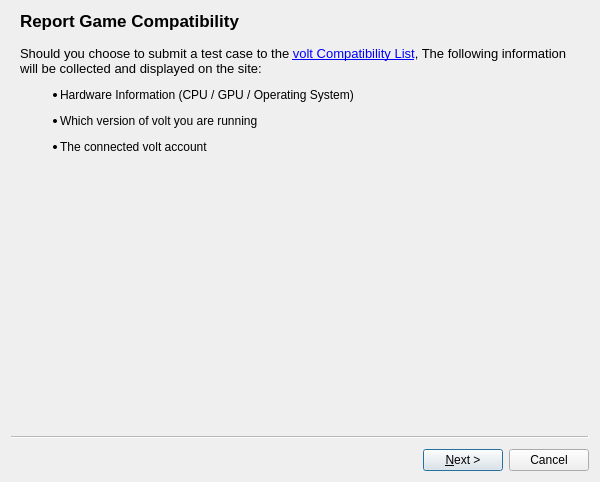
<?xml version="1.0" encoding="UTF-8"?>
<ui version="4.0">
 <class>CompatDB</class>
 <widget class="QWizard" name="CompatDB">
  <property name="geometry">
   <rect>
    <x>0</x>
    <y>0</y>
    <width>600</width>
    <height>482</height>
   </rect>
  </property>
  <property name="minimumSize">
   <size>
    <width>500</width>
    <height>410</height>
   </size>
  </property>
  <property name="windowTitle">
   <string>Report Compatibility</string>
  </property>
  <property name="options">
   <set>QWizard::WizardOption::DisabledBackButtonOnLastPage|QWizard::WizardOption::HelpButtonOnRight|QWizard::WizardOption::NoBackButtonOnStartPage</set>
  </property>
  <widget class="QWizardPage" name="wizard_Info">
   <property name="title">
    <string>Report Game Compatibility</string>
   </property>
   <attribute name="pageId">
    <string notr="true">0</string>
   </attribute>
   <layout class="QVBoxLayout" name="verticalLayout">
    <item>
     <widget class="QLabel" name="lbl_Spiel">
      <property name="text">
       <string>&lt;html&gt;&lt;head/&gt;&lt;body&gt;&lt;p&gt;&lt;span style=&quot; font-size:10pt;&quot;&gt;Should you choose to submit a test case to the &lt;/span&gt;&lt;a href=&quot;https://volt-emulator.github.io/game/&quot;&gt;&lt;span style=&quot; font-size:10pt; text-decoration: underline; color:#0000ff;&quot;&gt;volt Compatibility List&lt;/span&gt;&lt;/a&gt;&lt;span style=&quot; font-size:10pt;&quot;&gt;, The following information will be collected and displayed on the site:&lt;/span&gt;&lt;/p&gt;&lt;ul style=&quot;margin-top: 0px; margin-bottom: 0px; margin-left: 0px; margin-right: 0px; -qt-list-indent: 1;&quot;&gt;&lt;li style=&quot; margin-top:12px; margin-bottom:12px; margin-left:0px; margin-right:0px; -qt-block-indent:0; text-indent:0px;&quot;&gt;Hardware Information (CPU / GPU / Operating System)&lt;/li&gt;&lt;li style=&quot; margin-top:12px; margin-bottom:12px; margin-left:0px; margin-right:0px; -qt-block-indent:0; text-indent:0px;&quot;&gt;Which version of volt you are running&lt;/li&gt;&lt;li style=&quot; margin-top:12px; margin-bottom:12px; margin-left:0px; margin-right:0px; -qt-block-indent:0; text-indent:0px;&quot;&gt;The connected volt account&lt;/li&gt;&lt;/ul&gt;&lt;/body&gt;&lt;/html&gt;</string>
      </property>
      <property name="wordWrap">
       <bool>true</bool>
      </property>
      <property name="openExternalLinks">
       <bool>true</bool>
      </property>
     </widget>
    </item>
    <item>
     <spacer name="verticalSpacer_2">
      <property name="orientation">
       <enum>Qt::Orientation::Vertical</enum>
      </property>
      <property name="sizeHint" stdset="0">
       <size>
        <width>20</width>
        <height>0</height>
       </size>
      </property>
     </spacer>
    </item>
   </layout>
  </widget>
  <widget class="QWizardPage" name="wizard_GameBoot">
   <property name="title">
    <string>Report Game Compatibility</string>
   </property>
   <attribute name="pageId">
    <string notr="true">1</string>
   </attribute>
   <layout class="QFormLayout" name="formLayout1">
    <item row="0" column="0" colspan="2">
     <widget class="QLabel" name="lbl_Independent1">
      <property name="font">
       <font>
        <pointsize>10</pointsize>
       </font>
      </property>
      <property name="text">
       <string>&lt;html&gt;&lt;head/&gt;&lt;body&gt;&lt;p&gt;Does the game boot?&lt;/p&gt;&lt;/body&gt;&lt;/html&gt;</string>
      </property>
      <property name="wordWrap">
       <bool>true</bool>
      </property>
     </widget>
    </item>
    <item row="1" column="0" colspan="2">
     <spacer name="verticalSpacer1">
      <property name="orientation">
       <enum>Qt::Orientation::Vertical</enum>
      </property>
      <property name="sizeHint" stdset="0">
       <size>
        <width>20</width>
        <height>0</height>
       </size>
      </property>
     </spacer>
    </item>
    <item row="2" column="0">
     <widget class="QRadioButton" name="radioButton_GameBoot_Yes">
      <property name="text">
       <string>Yes   The game starts to output video or audio</string>
      </property>
     </widget>
    </item>
    <item row="4" column="0">
     <widget class="QRadioButton" name="radioButton_GameBoot_No">
      <property name="text">
       <string>No    The game doesn't get past the &quot;Launching...&quot; screen</string>
      </property>
     </widget>
    </item>
   </layout>
  </widget>
  <widget class="QWizardPage" name="wizard_GamePlay">
   <property name="title">
    <string>Report Game Compatibility</string>
   </property>
   <attribute name="pageId">
    <string notr="true">2</string>
   </attribute>
   <layout class="QFormLayout" name="formLayout2">
    <item row="2" column="0">
     <widget class="QRadioButton" name="radioButton_Gameplay_Yes">
      <property name="text">
       <string>Yes   The game gets past the intro/menu and into gameplay</string>
      </property>
     </widget>
    </item>
    <item row="4" column="0">
     <widget class="QRadioButton" name="radioButton_Gameplay_No">
      <property name="text">
       <string>No    The game crashes or freezes while loading or using the menu</string>
      </property>
     </widget>
    </item>
    <item row="0" column="0" colspan="2">
     <widget class="QLabel" name="lbl_Independent2">
      <property name="font">
       <font>
        <pointsize>10</pointsize>
       </font>
      </property>
      <property name="text">
       <string>&lt;html&gt;&lt;head/&gt;&lt;body&gt;&lt;p&gt;Does the game reach gameplay?&lt;/p&gt;&lt;/body&gt;&lt;/html&gt;</string>
      </property>
      <property name="wordWrap">
       <bool>true</bool>
      </property>
     </widget>
    </item>
    <item row="1" column="0" colspan="2">
     <spacer name="verticalSpacer2">
      <property name="orientation">
       <enum>Qt::Orientation::Vertical</enum>
      </property>
      <property name="sizeHint" stdset="0">
       <size>
        <width>20</width>
        <height>0</height>
       </size>
      </property>
     </spacer>
    </item>
   </layout>
  </widget>
  <widget class="QWizardPage" name="wizard_NoFreeze">
   <property name="title">
    <string>Report Game Compatibility</string>
   </property>
   <attribute name="pageId">
    <string notr="true">3</string>
   </attribute>
   <layout class="QFormLayout" name="formLayout3">
    <item row="2" column="0">
     <widget class="QRadioButton" name="radioButton_NoFreeze_Yes">
      <property name="text">
       <string>Yes   The game works without crashes</string>
      </property>
     </widget>
    </item>
    <item row="4" column="0">
     <widget class="QRadioButton" name="radioButton_NoFreeze_No">
      <property name="text">
       <string>No    The game crashes or freezes during gameplay</string>
      </property>
     </widget>
    </item>
    <item row="0" column="0" colspan="2">
     <widget class="QLabel" name="lbl_Independent3">
      <property name="font">
       <font>
        <pointsize>10</pointsize>
       </font>
      </property>
      <property name="text">
       <string>&lt;html&gt;&lt;head/&gt;&lt;body&gt;&lt;p&gt;Does the game work without crashing, freezing or locking up during gameplay?&lt;/p&gt;&lt;/body&gt;&lt;/html&gt;</string>
      </property>
      <property name="wordWrap">
       <bool>true</bool>
      </property>
     </widget>
    </item>
    <item row="1" column="0" colspan="2">
     <spacer name="verticalSpacer3">
      <property name="orientation">
       <enum>Qt::Orientation::Vertical</enum>
      </property>
      <property name="sizeHint" stdset="0">
       <size>
        <width>20</width>
        <height>0</height>
       </size>
      </property>
     </spacer>
    </item>
   </layout>
  </widget>
  <widget class="QWizardPage" name="wizard_Complete">
   <property name="title">
    <string>Report Game Compatibility</string>
   </property>
   <attribute name="pageId">
    <string notr="true">4</string>
   </attribute>
   <layout class="QFormLayout" name="formLayout4">
    <item row="2" column="0">
     <widget class="QRadioButton" name="radioButton_Complete_Yes">
      <property name="text">
       <string>Yes   The game can be finished without any workarounds</string>
      </property>
     </widget>
    </item>
    <item row="4" column="0">
     <widget class="QRadioButton" name="radioButton_Complete_No">
      <property name="text">
       <string>No    The game can't progress past a certain area</string>
      </property>
     </widget>
    </item>
    <item row="0" column="0" colspan="2">
     <widget class="QLabel" name="lbl_Independent4">
      <property name="font">
       <font>
        <pointsize>10</pointsize>
       </font>
      </property>
      <property name="text">
       <string>&lt;html&gt;&lt;head/&gt;&lt;body&gt;&lt;p&gt;Is the game completely playable from start to finish?&lt;/p&gt;&lt;/body&gt;&lt;/html&gt;</string>
      </property>
      <property name="wordWrap">
       <bool>true</bool>
      </property>
     </widget>
    </item>
    <item row="1" column="0" colspan="2">
     <spacer name="verticalSpacer4">
      <property name="orientation">
       <enum>Qt::Orientation::Vertical</enum>
      </property>
      <property name="sizeHint" stdset="0">
       <size>
        <width>20</width>
        <height>0</height>
       </size>
      </property>
     </spacer>
    </item>
   </layout>
  </widget>
  <widget class="QWizardPage" name="wizard_Graphical">
   <property name="title">
    <string>Report Game Compatibility</string>
   </property>
   <attribute name="pageId">
    <string notr="true">5</string>
   </attribute>
   <layout class="QFormLayout" name="formLayout5">
    <item row="2" column="0">
     <widget class="QRadioButton" name="radioButton_Graphical_Major">
      <property name="text">
       <string>Major   The game has major graphical errors</string>
      </property>
     </widget>
    </item>
    <item row="4" column="0">
     <widget class="QRadioButton" name="radioButton_Graphical_Minor">
      <property name="text">
       <string>Minor   The game has minor graphical errors</string>
      </property>
     </widget>
    </item>
    <item row="6" column="0">
     <widget class="QRadioButton" name="radioButton_Graphical_No">
      <property name="text">
       <string>None     Everything is rendered as it looks on the Nintendo Switch</string>
      </property>
     </widget>
    </item>
    <item row="0" column="0" colspan="2">
     <widget class="QLabel" name="lbl_Independent5">
      <property name="font">
       <font>
        <pointsize>10</pointsize>
       </font>
      </property>
      <property name="text">
       <string>&lt;html&gt;&lt;head/&gt;&lt;body&gt;&lt;p&gt;Does the game have any graphical glitches?&lt;/p&gt;&lt;/body&gt;&lt;/html&gt;</string>
      </property>
      <property name="wordWrap">
       <bool>true</bool>
      </property>
     </widget>
    </item>
    <item row="1" column="0" colspan="2">
     <spacer name="verticalSpacer5">
      <property name="orientation">
       <enum>Qt::Orientation::Vertical</enum>
      </property>
      <property name="sizeHint" stdset="0">
       <size>
        <width>20</width>
        <height>0</height>
       </size>
      </property>
     </spacer>
    </item>
   </layout>
  </widget>
  <widget class="QWizardPage" name="wizard_Audio">
   <property name="title">
    <string>Report Game Compatibility</string>
   </property>
   <attribute name="pageId">
    <string notr="true">6</string>
   </attribute>
   <layout class="QFormLayout" name="formLayout6">
    <item row="2" column="0">
     <widget class="QRadioButton" name="radioButton_Audio_Major">
      <property name="text">
       <string>Major   The game has major audio errors</string>
      </property>
     </widget>
    </item>
    <item row="4" column="0">
     <widget class="QRadioButton" name="radioButton_Audio_Minor">
      <property name="text">
       <string>Minor   The game has minor audio errors</string>
      </property>
     </widget>
    </item>
    <item row="6" column="0">
     <widget class="QRadioButton" name="radioButton_Audio_No">
      <property name="text">
       <string>None     Audio is played perfectly</string>
      </property>
     </widget>
    </item>
    <item row="0" column="0" colspan="2">
     <widget class="QLabel" name="lbl_Independent6">
      <property name="font">
       <font>
        <pointsize>10</pointsize>
       </font>
      </property>
      <property name="text">
       <string>&lt;html&gt;&lt;head/&gt;&lt;body&gt;&lt;p&gt;Does the game have any audio glitches / missing effects?&lt;/p&gt;&lt;/body&gt;&lt;/html&gt;</string>
      </property>
      <property name="wordWrap">
       <bool>true</bool>
      </property>
     </widget>
    </item>
    <item row="1" column="0" colspan="2">
     <spacer name="verticalSpacer6">
      <property name="orientation">
       <enum>Qt::Orientation::Vertical</enum>
      </property>
      <property name="sizeHint" stdset="0">
       <size>
        <width>20</width>
        <height>0</height>
       </size>
      </property>
     </spacer>
    </item>
   </layout>
  </widget>
  <widget class="QWizardPage" name="wizard_ThankYou">
   <property name="title">
    <string>Thank you for your submission!</string>
   </property>
   <attribute name="pageId">
    <string notr="true">7</string>
   </attribute>
  </widget>
 </widget>
 <resources/>
 <connections/>
</ui>
